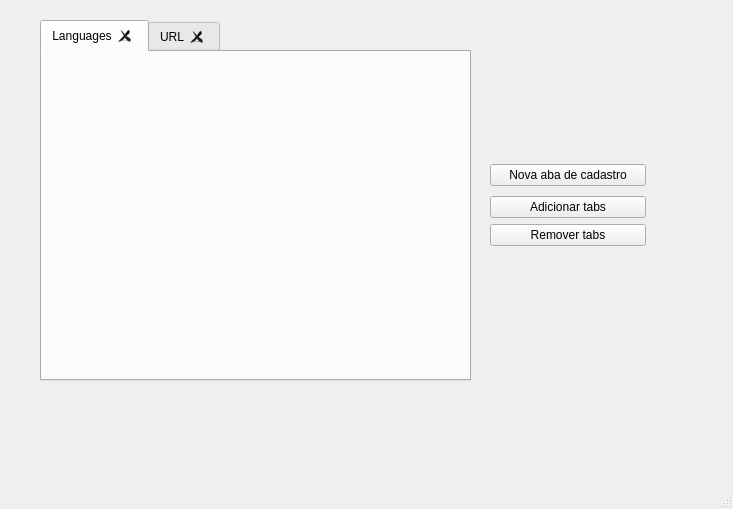
<?xml version="1.0" encoding="UTF-8"?>
<ui version="4.0">
 <class>MainWindow</class>
 <widget class="QMainWindow" name="MainWindow">
  <property name="geometry">
   <rect>
    <x>0</x>
    <y>0</y>
    <width>733</width>
    <height>509</height>
   </rect>
  </property>
  <property name="windowTitle">
   <string>MainWindow</string>
  </property>
  <widget class="QWidget" name="centralwidget">
   <widget class="QTabWidget" name="tabWidget">
    <property name="geometry">
     <rect>
      <x>40</x>
      <y>20</y>
      <width>431</width>
      <height>361</height>
     </rect>
    </property>
    <property name="currentIndex">
     <number>0</number>
    </property>
    <property name="tabsClosable">
     <bool>true</bool>
    </property>
    <widget class="QWidget" name="tab">
     <attribute name="title">
      <string>Languages</string>
     </attribute>
    </widget>
    <widget class="QWidget" name="tab_2">
     <attribute name="title">
      <string>URL</string>
     </attribute>
    </widget>
   </widget>
   <widget class="QWidget" name="">
    <property name="geometry">
     <rect>
      <x>490</x>
      <y>160</y>
      <width>156</width>
      <height>91</height>
     </rect>
    </property>
    <layout class="QVBoxLayout" name="verticalLayout_2">
     <item>
      <widget class="QPushButton" name="pushButton_3">
       <property name="text">
        <string>Nova aba de cadastro</string>
       </property>
      </widget>
     </item>
     <item>
      <layout class="QVBoxLayout" name="verticalLayout">
       <item>
        <widget class="QPushButton" name="pushButton">
         <property name="text">
          <string>Adicionar tabs</string>
         </property>
        </widget>
       </item>
       <item>
        <widget class="QPushButton" name="pushButton_2">
         <property name="text">
          <string>Remover tabs</string>
         </property>
        </widget>
       </item>
      </layout>
     </item>
    </layout>
   </widget>
  </widget>
  <widget class="QMenuBar" name="menubar">
   <property name="geometry">
    <rect>
     <x>0</x>
     <y>0</y>
     <width>733</width>
     <height>22</height>
    </rect>
   </property>
  </widget>
  <widget class="QStatusBar" name="statusbar"/>
 </widget>
 <resources/>
 <connections/>
</ui>
